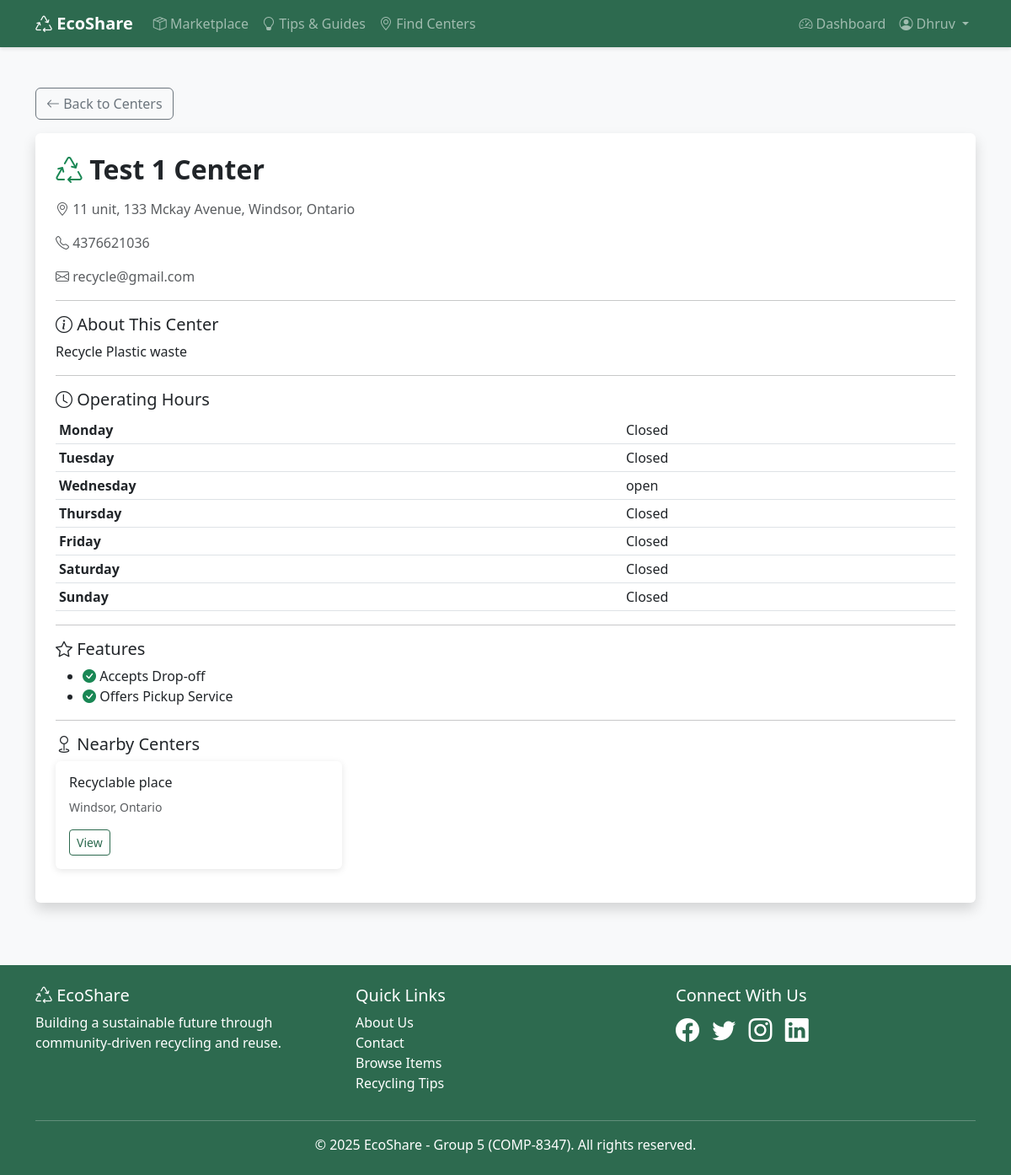
The page /centers/first-center/ (signed in) on the database its author committed.
### centers/models.py (models this page shows, shortened)
class RecyclingCenter(models.Model):
    MATERIAL_CHOICES = [
        ('paper', 'Paper'),
        ('plastic', 'Plastic'),
        ('glass', 'Glass'),
        ('metal', 'Metal'),
        ('electronics', 'Electronics'),
        ('batteries', 'Batteries'),
        ('textiles', 'Textiles'),
        ('organic', 'Organic Waste'),
        ('hazardous', 'Hazardous Materials'),
    ]
    name = models.CharField(max_length=200)
    slug = models.SlugField(max_length=200, unique=True, blank=True)
    description = models.TextField()
    address = models.CharField(max_length=300)
    city = models.CharField(max_length=100)
    state = models.CharField(
        max_length=2,
        choices=CANADIAN_PROVINCES,
        help_text='Select province/territory'
    )
    zipcode = models.CharField(max_length=20)
    country = models.CharField(max_length=100, default='Canada')
    phone = models.CharField(max_length=20, blank=True)
    email = models.EmailField(blank=True)
    website = models.URLField(blank=True)
    latitude = models.DecimalField(max_digits=9, decimal_places=6, null=True, blank=True)
    longitude = models.DecimalField(max_digits=9, decimal_places=6, null=True, blank=True)
    monday_hours = models.CharField(max_length=50, blank=True, default='Closed')
    tuesday_hours = models.CharField(max_length=50, blank=True, default='Closed')
    wednesday_hours = models.CharField(max_length=50, blank=True, default='Closed')
    thursday_hours = models.CharField(max_length=50, blank=True, default='Closed')
    friday_hours = models.CharField(max_length=50, blank=True, default='Closed')
    saturday_hours = models.CharField(max_length=50, blank=True, default='Closed')
    sunday_hours = models.CharField(max_length=50, blank=True, default='Closed')
    accepts_dropoff = models.BooleanField(default=True)
    offers_pickup = models.BooleanField(default=False)
    accepts_donations = models.BooleanField(default=False)
    is_verified = models.BooleanField(default=False)
    created_at = models.DateTimeField(auto_now_add=True)
    updated_at = models.DateTimeField(auto_now=True)
    class Meta:
        ordering = ['city', 'name']
        indexes = [
            models.Index(fields=['city']),
            models.Index(fields=['state']),
            models.Index(fields=['zipcode']),
        ]

### centers/views.py (the view)
# urls.py: path('<slug:slug>/', views.RecyclingCenterDetailView.as_view(), name='center_detail'),
class RecyclingCenterDetailView(LoginRequiredMixin, DetailView):
    login_url = 'accounts:login'
    model = RecyclingCenter
    template_name = 'centers/center_detail.html'
    context_object_name = 'center'
    slug_field = 'slug'
    slug_url_kwarg = 'slug'
    def get_context_data(self, **kwargs):
        context = super().get_context_data(**kwargs)
        context['operating_hours'] = [
            ('Monday', self.object.monday_hours),
            ('Tuesday', self.object.tuesday_hours),
            ('Wednesday', self.object.wednesday_hours),
            ('Thursday', self.object.thursday_hours),
            ('Friday', self.object.friday_hours),
            ('Saturday', self.object.saturday_hours),
            ('Sunday', self.object.sunday_hours),
        ]
        context['nearby_centers'] = RecyclingCenter.objects.filter(
            city=self.object.city
        ).exclude(id=self.object.id)[:3]
        return context

### templates/centers/center_detail.html (shortened to what this page needs)
{% extends "base.html" %}
{% block content %}
<div class="container mt-4">
    <a href="{% url 'centers:center_list' %}" class="btn btn-outline-secondary mb-3">
        <i class="bi bi-arrow-left"></i> Back to Centers
    </a>
    <div class="card shadow">
        <div class="card-body p-4">
            <h2 class="fw-bold mb-3">
                <i class="bi bi-recycle text-success"></i> {{ center.name }}
            </h2>
            <p class="text-muted">
                <i class="bi bi-geo-alt"></i>
                {{ center.address }}, {{ center.city }}, {{ center.get_state_display }}
            </p>
            {% if center.phone %}
            <p class="text-muted">
                <i class="bi bi-telephone"></i>
                {{ center.phone }}
            </p>
            {% endif %}
            {% if center.email %}
            <p class="text-muted">
                <i class="bi bi-envelope"></i>
                {{ center.email }}
            </p>
            {% endif %}
            <hr>
            <h5><i class="bi bi-info-circle"></i> About This Center</h5>
            <p>{{ center.description }}</p>
            <hr>
            <h5><i class="bi bi-clock"></i> Operating Hours</h5>
            <table class="table table-sm">
                {% for day, hours in operating_hours %}
                <tr>
                    <td><strong>{{ day }}</strong></td>
                    <td>{{ hours }}</td>
                </tr>
                {% endfor %}
            </table>
            <hr>
            <h5><i class="bi bi-star"></i> Features</h5>
            <ul>
                {% if center.accepts_dropoff %}
                <li><i class="bi bi-check-circle-fill text-success"></i> Accepts Drop-off</li>
                {% endif %}
                {% if center.offers_pickup %}
                <li><i class="bi bi-check-circle-fill text-success"></i> Offers Pickup Service</li>
                {% endif %}
            </ul>
            {% if nearby_centers %}
            <hr>
            <h5><i class="bi bi-geo"></i> Nearby Centers</h5>
            <div class="row">
                {% for nearby in nearby_centers %}
                <div class="col-md-4 mb-3">
                    <div class="card">
                        <div class="card-body">
                            <h6 class="card-title">{{ nearby.name }}</h6>
                            <p class="text-muted small">{{ nearby.city }}, {{ nearby.get_state_display }}</p>
                            <a href="{% url 'centers:center_detail' nearby.slug %}" class="btn btn-sm btn-outline-primary">View</a>
                        </div>
                    </div>
                </div>
                {% endfor %}
            </div>
            {% endif %}
        </div>
    </div>
</div>
{% endblock %}

### templates/base.html (shortened to what this page needs)
<!DOCTYPE html>
<html lang="en">
<head>
    <link href="https://cdn.jsdelivr.net/npm/bootstrap@5.3.0/dist/css/bootstrap.min.css" rel="stylesheet">
    <link rel="stylesheet" href="https://cdn.jsdelivr.net/npm/bootstrap-icons@1.10.0/font/bootstrap-icons.css">
</head>
<body>
    <nav class="navbar navbar-expand-lg navbar-dark">
        <div class="container">
            <a class="navbar-brand fw-bold" href="{% url 'core:home' %}">
                <i class="bi bi-recycle"></i> EcoShare
            </a>
            <div class="collapse navbar-collapse" id="navbarNav">
                <ul class="navbar-nav me-auto">
                    <li class="nav-item">
                        <a class="nav-link" href="{% url 'items:item_list' %}">
                            <i class="bi bi-box-seam"></i> Marketplace
                         </a>
                    </li>
                    <li class="nav-item">
                        <a class="nav-link" href="{% url 'tips:tip_list' %}">
                            <i class="bi bi-lightbulb"></i> Tips & Guides
                        </a>
                    </li>
                    <li class="nav-item">
                        <a class="nav-link" href="{% url 'centers:center_list' %}">
                            <i class="bi bi-geo-alt"></i> Find Centers
                        </a>
                    </li>
                </ul>
                <ul class="navbar-nav">
                    {% if user.is_authenticated %}
                        <li class="nav-item">
                            <a class="nav-link" href="{% url 'core:dashboard' %}">
                                <i class="bi bi-speedometer2"></i> Dashboard
                            </a>
                        </li>
                        <li class="nav-item dropdown">
                            <a class="nav-link dropdown-toggle" href="#" id="userDropdown" role="button"
                                data-bs-toggle="dropdown" aria-expanded="false">
                                <i class="bi bi-person-circle"></i> {{ user.username }}
                            </a>
                        </li>
                    {% endif %}
                </ul>
            </div>
        </div>
    </nav>
    <main class="py-4">
        {% block content %}{% endblock %}
    </main>
    <footer class="py-4">
        <div class="container">
            <div class="row">
                <div class="col-md-4">
                    <h5><i class="bi bi-recycle"></i> EcoShare</h5>
                    <p>Building a sustainable future through community-driven recycling and reuse.</p>
                </div>
                <div class="col-md-4">
                    <h5>Quick Links</h5>
                    <ul class="list-unstyled">
                        <li><a href="{% url 'core:about' %}" class="text-white text-decoration-none">About Us</a></li>
                        <li><a href="{% url 'core:contact' %}" class="text-white text-decoration-none">Contact</a></li>
                        <li><a href="{% url 'items:item_list' %}" class="text-white text-decoration-none">Browse Items</a></li>
                        <li><a href="{% url 'tips:tip_list' %}" class="text-white text-decoration-none">Recycling Tips</a></li>
                    </ul>
                </div>
                <div class="col-md-4">
                    <h5>Connect With Us</h5>
                    <div class="fs-3">
                        <i class="bi bi-facebook me-2"></i>
                        <i class="bi bi-twitter me-2"></i>
                        <i class="bi bi-instagram me-2"></i>
                        <i class="bi bi-linkedin"></i>
                    </div>
                </div>
            </div>
            <hr class="bg-white">
            <div class="text-center">
                <p class="mb-0">&copy; 2025 EcoShare - Group 5 (COMP-8347). All rights reserved.</p>
            </div>
        </div>
    </footer>
</body>
</html>

### templates/base.html (style rules this page uses)
:root { --primary-green: #2d6a4f; --secondary-green: #52b788; --light-green: #95d5b2; --bg-cream: #f8f9fa; }
body { font-family: 'Segoe UI', Tahoma, Geneva, Verdana, sans-serif; background-color: var(--bg-cream); }
.navbar { background-color: var(--primary-green) !important; box-shadow: 0 2px 4px rgba(0,0,0,0.1); }
.btn-outline-primary { color: var(--primary-green); border-color: var(--primary-green); }
.card { border: none; box-shadow: 0 2px 8px rgba(0,0,0,0.1); transition: transform 0.3s; }
footer { background-color: var(--primary-green); color: white; margin-top: 50px; }

### rows shown on the page
RecyclingCenter: name "Test 1 Center", address "11 unit, 133 Mckay Avenue", city "Windsor", state "Ontario", phone "4376621036", email "recycle@gmail.com", description "Recycle Plastic waste", operating_hours "Closed" "Closed" "open" "Closed" "Closed" "Closed" "Closed"
RecyclingCenter: name "Recyclable place", city "Windsor", state "Ontario"

### other values the page prints
{{ user.username }} "Dhruv"
{{ day }} "Monday" "Tuesday" "Wednesday" "Thursday" "Friday" "Saturday" "Sunday"
